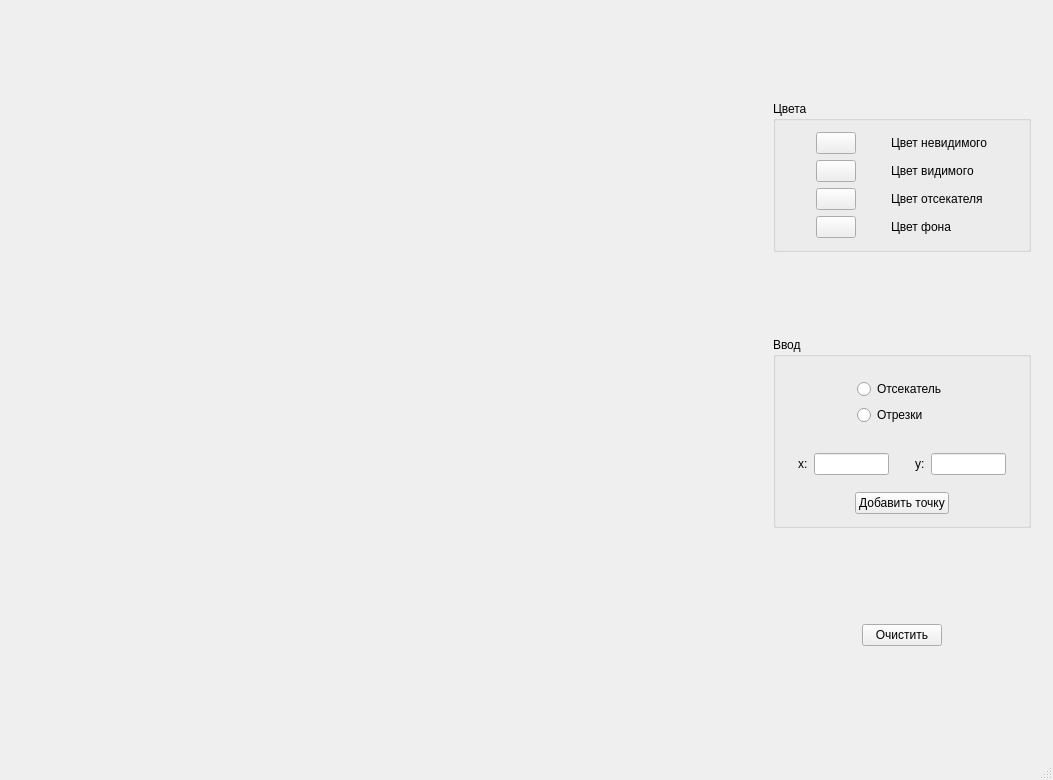
<?xml version="1.0" encoding="UTF-8"?>
<ui version="4.0">
 <class>MainWindow</class>
 <widget class="QMainWindow" name="MainWindow">
  <property name="geometry">
   <rect>
    <x>0</x>
    <y>0</y>
    <width>1053</width>
    <height>780</height>
   </rect>
  </property>
  <property name="windowTitle">
   <string>Компьютерная графика. ЛР8</string>
  </property>
  <widget class="QWidget" name="centralWidget">
   <layout class="QHBoxLayout" name="horizontalLayout">
    <item>
     <widget class="Canvas" name="canvas" native="true">
      <property name="minimumSize">
       <size>
        <width>700</width>
        <height>700</height>
       </size>
      </property>
      <property name="cursor">
       <cursorShape>CrossCursor</cursorShape>
      </property>
     </widget>
    </item>
    <item>
     <widget class="QWidget" name="widget_2" native="true">
      <property name="sizePolicy">
       <sizepolicy hsizetype="Fixed" vsizetype="Preferred">
        <horstretch>0</horstretch>
        <verstretch>0</verstretch>
       </sizepolicy>
      </property>
      <layout class="QVBoxLayout" name="verticalLayout">
       <item>
        <widget class="QGroupBox" name="groupBox">
         <property name="sizePolicy">
          <sizepolicy hsizetype="Preferred" vsizetype="Fixed">
           <horstretch>0</horstretch>
           <verstretch>0</verstretch>
          </sizepolicy>
         </property>
         <property name="title">
          <string>Цвета</string>
         </property>
         <layout class="QGridLayout" name="gridLayout">
          <item row="0" column="0">
           <widget class="ColorButton" name="cuttingColorBtn">
            <property name="sizePolicy">
             <sizepolicy hsizetype="Fixed" vsizetype="Fixed">
              <horstretch>0</horstretch>
              <verstretch>0</verstretch>
             </sizepolicy>
            </property>
            <property name="text">
             <string/>
            </property>
           </widget>
          </item>
          <item row="0" column="1">
           <widget class="QLabel" name="label">
            <property name="sizePolicy">
             <sizepolicy hsizetype="Fixed" vsizetype="Preferred">
              <horstretch>0</horstretch>
              <verstretch>0</verstretch>
             </sizepolicy>
            </property>
            <property name="text">
             <string>Цвет невидимого</string>
            </property>
           </widget>
          </item>
          <item row="3" column="0">
           <widget class="ColorButton" name="bgColorBtn">
            <property name="sizePolicy">
             <sizepolicy hsizetype="Fixed" vsizetype="Fixed">
              <horstretch>0</horstretch>
              <verstretch>0</verstretch>
             </sizepolicy>
            </property>
            <property name="text">
             <string/>
            </property>
           </widget>
          </item>
          <item row="3" column="1">
           <widget class="QLabel" name="label_3">
            <property name="sizePolicy">
             <sizepolicy hsizetype="Fixed" vsizetype="Preferred">
              <horstretch>0</horstretch>
              <verstretch>0</verstretch>
             </sizepolicy>
            </property>
            <property name="text">
             <string>Цвет фона</string>
            </property>
           </widget>
          </item>
          <item row="1" column="1">
           <widget class="QLabel" name="label_2">
            <property name="sizePolicy">
             <sizepolicy hsizetype="Fixed" vsizetype="Preferred">
              <horstretch>0</horstretch>
              <verstretch>0</verstretch>
             </sizepolicy>
            </property>
            <property name="text">
             <string>Цвет видимого</string>
            </property>
           </widget>
          </item>
          <item row="1" column="0">
           <widget class="ColorButton" name="cutColorBtn">
            <property name="sizePolicy">
             <sizepolicy hsizetype="Fixed" vsizetype="Fixed">
              <horstretch>0</horstretch>
              <verstretch>0</verstretch>
             </sizepolicy>
            </property>
            <property name="text">
             <string/>
            </property>
           </widget>
          </item>
          <item row="2" column="0">
           <widget class="ColorButton" name="cutterColorBtn">
            <property name="sizePolicy">
             <sizepolicy hsizetype="Fixed" vsizetype="Fixed">
              <horstretch>0</horstretch>
              <verstretch>0</verstretch>
             </sizepolicy>
            </property>
            <property name="text">
             <string/>
            </property>
           </widget>
          </item>
          <item row="2" column="1">
           <widget class="QLabel" name="label_4">
            <property name="text">
             <string>Цвет отсекателя</string>
            </property>
           </widget>
          </item>
         </layout>
        </widget>
       </item>
       <item>
        <widget class="QGroupBox" name="groupBox_3">
         <property name="sizePolicy">
          <sizepolicy hsizetype="Preferred" vsizetype="Fixed">
           <horstretch>0</horstretch>
           <verstretch>0</verstretch>
          </sizepolicy>
         </property>
         <property name="title">
          <string>Ввод</string>
         </property>
         <layout class="QGridLayout" name="gridLayout_3">
          <item row="0" column="0" alignment="Qt::AlignHCenter">
           <widget class="QWidget" name="widget_3" native="true">
            <property name="sizePolicy">
             <sizepolicy hsizetype="Fixed" vsizetype="Fixed">
              <horstretch>0</horstretch>
              <verstretch>0</verstretch>
             </sizepolicy>
            </property>
            <layout class="QVBoxLayout" name="verticalLayout_2">
             <item>
              <widget class="QRadioButton" name="cutterFlagButton">
               <property name="text">
                <string>Отсекатель</string>
               </property>
              </widget>
             </item>
             <item>
              <widget class="QRadioButton" name="lineFlagBtn">
               <property name="text">
                <string>Отрезки</string>
               </property>
              </widget>
             </item>
            </layout>
           </widget>
          </item>
          <item row="1" column="0">
           <widget class="QWidget" name="widget" native="true">
            <property name="sizePolicy">
             <sizepolicy hsizetype="Fixed" vsizetype="Fixed">
              <horstretch>0</horstretch>
              <verstretch>0</verstretch>
             </sizepolicy>
            </property>
            <layout class="QGridLayout" name="gridLayout_2">
             <item row="0" column="4">
              <widget class="QLineEdit" name="yEntry">
               <property name="sizePolicy">
                <sizepolicy hsizetype="Fixed" vsizetype="Fixed">
                 <horstretch>0</horstretch>
                 <verstretch>0</verstretch>
                </sizepolicy>
               </property>
               <property name="maximumSize">
                <size>
                 <width>75</width>
                 <height>16777215</height>
                </size>
               </property>
              </widget>
             </item>
             <item row="0" column="1">
              <widget class="QLineEdit" name="xEntry">
               <property name="sizePolicy">
                <sizepolicy hsizetype="Fixed" vsizetype="Fixed">
                 <horstretch>0</horstretch>
                 <verstretch>0</verstretch>
                </sizepolicy>
               </property>
               <property name="maximumSize">
                <size>
                 <width>75</width>
                 <height>16777215</height>
                </size>
               </property>
              </widget>
             </item>
             <item row="0" column="0">
              <widget class="QLabel" name="label_5">
               <property name="sizePolicy">
                <sizepolicy hsizetype="Fixed" vsizetype="Fixed">
                 <horstretch>0</horstretch>
                 <verstretch>0</verstretch>
                </sizepolicy>
               </property>
               <property name="text">
                <string>x:</string>
               </property>
              </widget>
             </item>
             <item row="0" column="3">
              <widget class="QLabel" name="label_6">
               <property name="sizePolicy">
                <sizepolicy hsizetype="Fixed" vsizetype="Fixed">
                 <horstretch>0</horstretch>
                 <verstretch>0</verstretch>
                </sizepolicy>
               </property>
               <property name="text">
                <string>y:</string>
               </property>
              </widget>
             </item>
             <item row="0" column="2">
              <spacer name="horizontalSpacer">
               <property name="orientation">
                <enum>Qt::Horizontal</enum>
               </property>
               <property name="sizeType">
                <enum>QSizePolicy::Fixed</enum>
               </property>
               <property name="sizeHint" stdset="0">
                <size>
                 <width>20</width>
                 <height>20</height>
                </size>
               </property>
              </spacer>
             </item>
            </layout>
           </widget>
          </item>
          <item row="2" column="0" alignment="Qt::AlignHCenter">
           <widget class="QPushButton" name="addBtn">
            <property name="sizePolicy">
             <sizepolicy hsizetype="Fixed" vsizetype="Fixed">
              <horstretch>0</horstretch>
              <verstretch>0</verstretch>
             </sizepolicy>
            </property>
            <property name="text">
             <string>Добавить точку</string>
            </property>
           </widget>
          </item>
         </layout>
        </widget>
       </item>
       <item alignment="Qt::AlignHCenter">
        <widget class="QWidget" name="widget_4" native="true">
         <property name="sizePolicy">
          <sizepolicy hsizetype="Fixed" vsizetype="Fixed">
           <horstretch>0</horstretch>
           <verstretch>0</verstretch>
          </sizepolicy>
         </property>
         <layout class="QVBoxLayout" name="verticalLayout_4">
          <item>
           <widget class="QPushButton" name="clearBtn">
            <property name="maximumSize">
             <size>
              <width>16777215</width>
              <height>16777215</height>
             </size>
            </property>
            <property name="text">
             <string>Очистить</string>
            </property>
           </widget>
          </item>
         </layout>
        </widget>
       </item>
      </layout>
     </widget>
    </item>
   </layout>
  </widget>
  <widget class="QMenuBar" name="menuBar">
   <property name="geometry">
    <rect>
     <x>0</x>
     <y>0</y>
     <width>1053</width>
     <height>30</height>
    </rect>
   </property>
  </widget>
  <widget class="QStatusBar" name="statusBar"/>
 </widget>
 <layoutdefault spacing="6" margin="11"/>
 <customwidgets>
  <customwidget>
   <class>ColorButton</class>
   <extends>QPushButton</extends>
   <header>colorbutton.h</header>
  </customwidget>
  <customwidget>
   <class>Canvas</class>
   <extends>QWidget</extends>
   <header>canvas.h</header>
   <container>1</container>
  </customwidget>
 </customwidgets>
 <tabstops>
  <tabstop>cuttingColorBtn</tabstop>
  <tabstop>cutColorBtn</tabstop>
  <tabstop>bgColorBtn</tabstop>
 </tabstops>
 <resources/>
 <connections/>
</ui>
